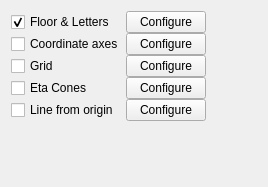
<?xml version="1.0" encoding="UTF-8"?>
<ui version="4.0">
 <class>VP1GuidesControllerForm</class>
 <widget class="QWidget" name="VP1GuidesControllerForm">
  <property name="geometry">
   <rect>
    <x>0</x>
    <y>0</y>
    <width>268</width>
    <height>187</height>
   </rect>
  </property>
  <property name="windowTitle">
   <string>Form</string>
  </property>
  <layout class="QGridLayout">
   <property name="rightMargin">
    <number>1</number>
   </property>
   <property name="bottomMargin">
    <number>1</number>
   </property>
   <property name="spacing">
    <number>0</number>
   </property>
   <item row="0" column="0">
    <layout class="QGridLayout">
     <property name="horizontalSpacing">
      <number>2</number>
     </property>
     <property name="verticalSpacing">
      <number>0</number>
     </property>
     <item row="5" column="0">
      <widget class="QCheckBox" name="checkBox_lines">
       <property name="text">
        <string>Line from origin</string>
       </property>
       <property name="checked">
        <bool>false</bool>
       </property>
      </widget>
     </item>
     <item row="2" column="0">
      <widget class="QCheckBox" name="checkBox_grid">
       <property name="text">
        <string>Grid</string>
       </property>
      </widget>
     </item>
     <item row="1" column="0">
      <widget class="QCheckBox" name="checkBox_coordinateAxes">
       <property name="text">
        <string>Coordinate axes</string>
       </property>
      </widget>
     </item>
     <item row="2" column="1">
      <widget class="QPushButton" name="pushButton_settings_grid">
       <property name="text">
        <string>Configure</string>
       </property>
      </widget>
     </item>
     <item row="1" column="1">
      <widget class="QPushButton" name="pushButton_settings_coordinateAxes">
       <property name="text">
        <string>Configure</string>
       </property>
      </widget>
     </item>
     <item row="3" column="1">
      <widget class="QPushButton" name="pushButton_settings_etaCones">
       <property name="text">
        <string>Configure</string>
       </property>
      </widget>
     </item>
     <item row="5" column="1">
      <widget class="QPushButton" name="pushButton_settings_lines">
       <property name="text">
        <string>Configure</string>
       </property>
      </widget>
     </item>
     <item row="0" column="0">
      <widget class="QCheckBox" name="checkBox_floorAndLetters">
       <property name="text">
        <string>Floor &amp;&amp; Letters</string>
       </property>
       <property name="checked">
        <bool>true</bool>
       </property>
      </widget>
     </item>
     <item row="3" column="0">
      <widget class="QCheckBox" name="checkBox_etaCones">
       <property name="text">
        <string>Eta Cones</string>
       </property>
      </widget>
     </item>
     <item row="0" column="1">
      <widget class="QPushButton" name="pushButton_settings_floorAndLetters">
       <property name="text">
        <string>Configure</string>
       </property>
      </widget>
     </item>
    </layout>
   </item>
   <item row="0" column="1">
    <spacer>
     <property name="orientation">
      <enum>Qt::Horizontal</enum>
     </property>
     <property name="sizeHint" stdset="0">
      <size>
       <width>1</width>
       <height>20</height>
      </size>
     </property>
    </spacer>
   </item>
   <item row="1" column="0">
    <spacer>
     <property name="orientation">
      <enum>Qt::Vertical</enum>
     </property>
     <property name="sizeHint" stdset="0">
      <size>
       <width>20</width>
       <height>1</height>
      </size>
     </property>
    </spacer>
   </item>
  </layout>
 </widget>
 <resources/>
 <connections/>
</ui>
